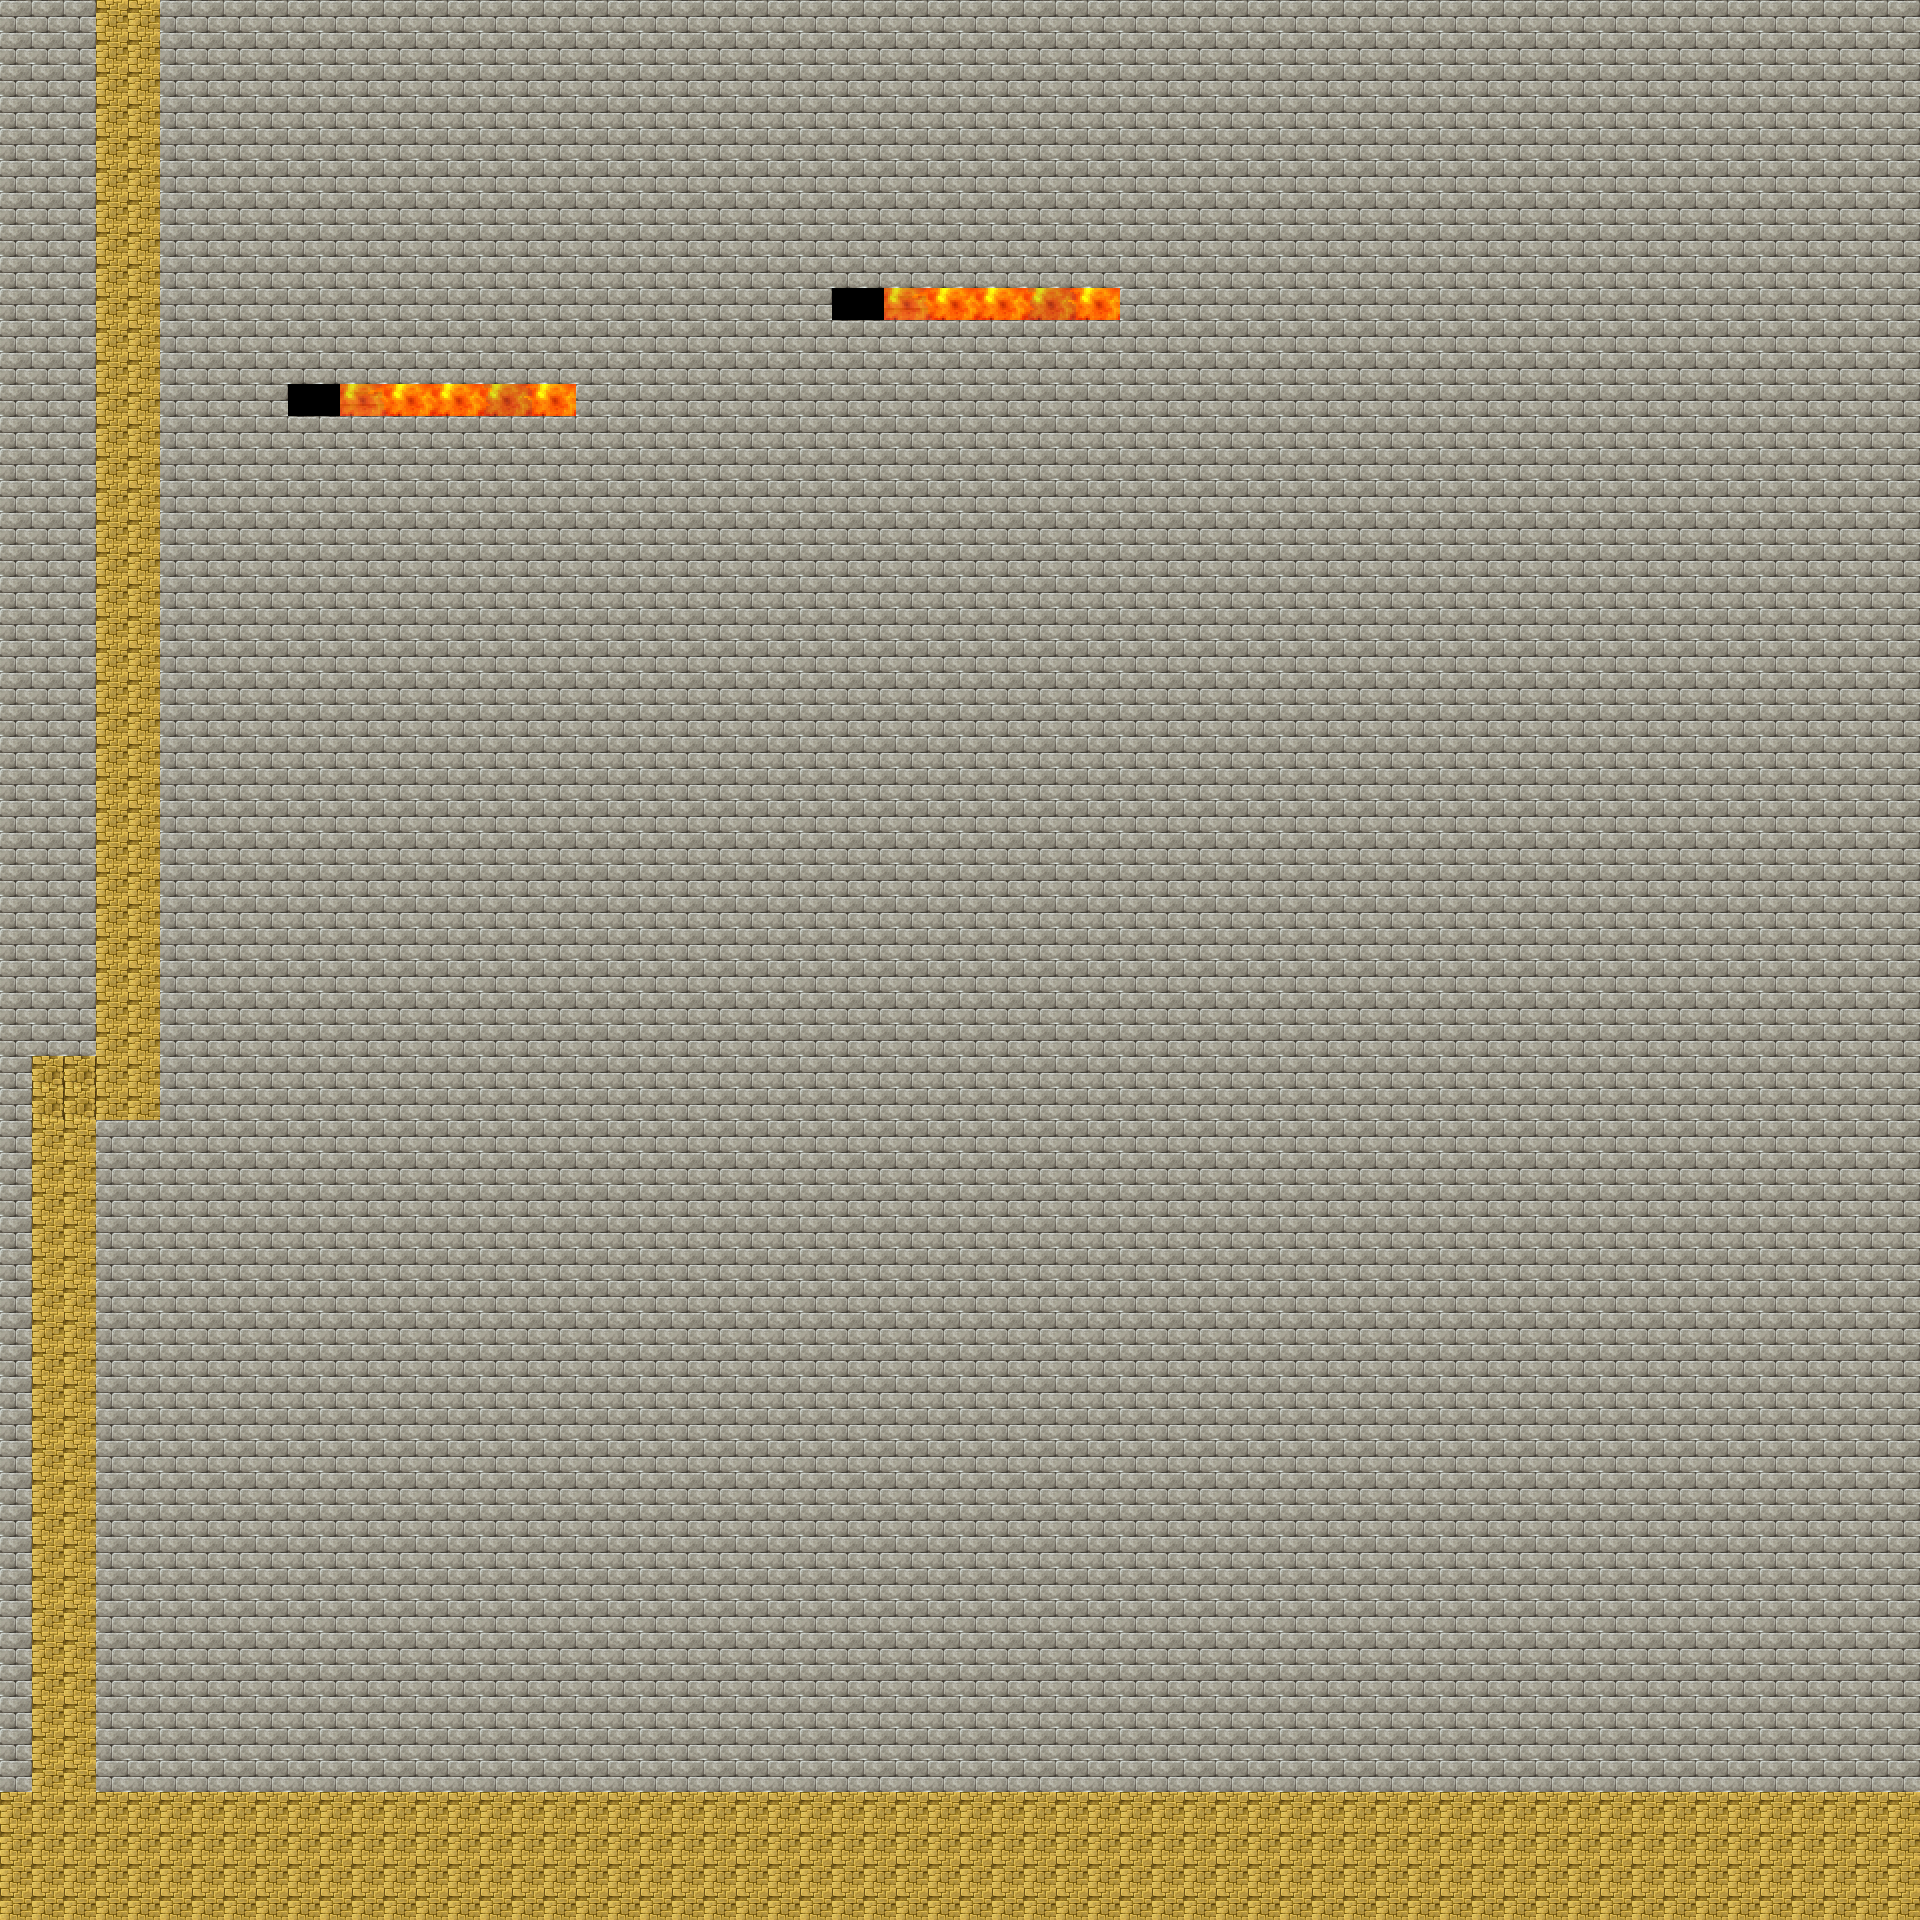

Rendered tile map (Tiled .tmx) drawn with the repository's tilesets; below, a short description and the map source with its tile grids summarised:
An orthogonal 60x60 tile map with 32x32 px tiles, 1 tile layer (Tile Layer 1), 2 tilesets.

<map version="1.0" orientation="orthogonal" renderorder="right-down" width="60" height="60" tilewidth="32" tileheight="32" nextobjectid="1">
 <tileset firstgid="1" name="tiles" tilewidth="32" tileheight="32">
  <properties>
   <property name="blocked" value="" />
  </properties>
  <image source="grass-tiles-2-small.png" width="512" height="480" />
  <tile id="4">
   <properties>
    <property name="blocked" value="" />
   </properties>
  </tile>
  <tile id="5">
   <properties>
    <property name="blocked" value="" />
   </properties>
  </tile>
  <tile id="8">
   <properties>
    <property name="blocked" value="" />
   </properties>
  </tile>
  <tile id="16">
   <properties>
    <property name="blocked" value="" />
   </properties>
  </tile>
  <tile id="17">
   <properties>
    <property name="blocked" value="" />
   </properties>
  </tile>
  <tile id="18">
   <properties>
    <property name="blocked" value="" />
   </properties>
  </tile>
  <tile id="19">
   <properties>
    <property name="blocked" value="" />
   </properties>
  </tile>
  <tile id="20">
   <properties>
    <property name="blocked" value="" />
   </properties>
  </tile>
 </tileset>
 <tileset firstgid="241" name="fire" tilewidth="32" tileheight="32">
  <image source="fire.png" width="586" height="724" />
 </tileset>
 <layer name="Tile Layer 1" width="60" height="60">
  <data>[3600 cells, 3600 non-empty, 12 distinct tile ids]</data>
 </layer>
</map>
